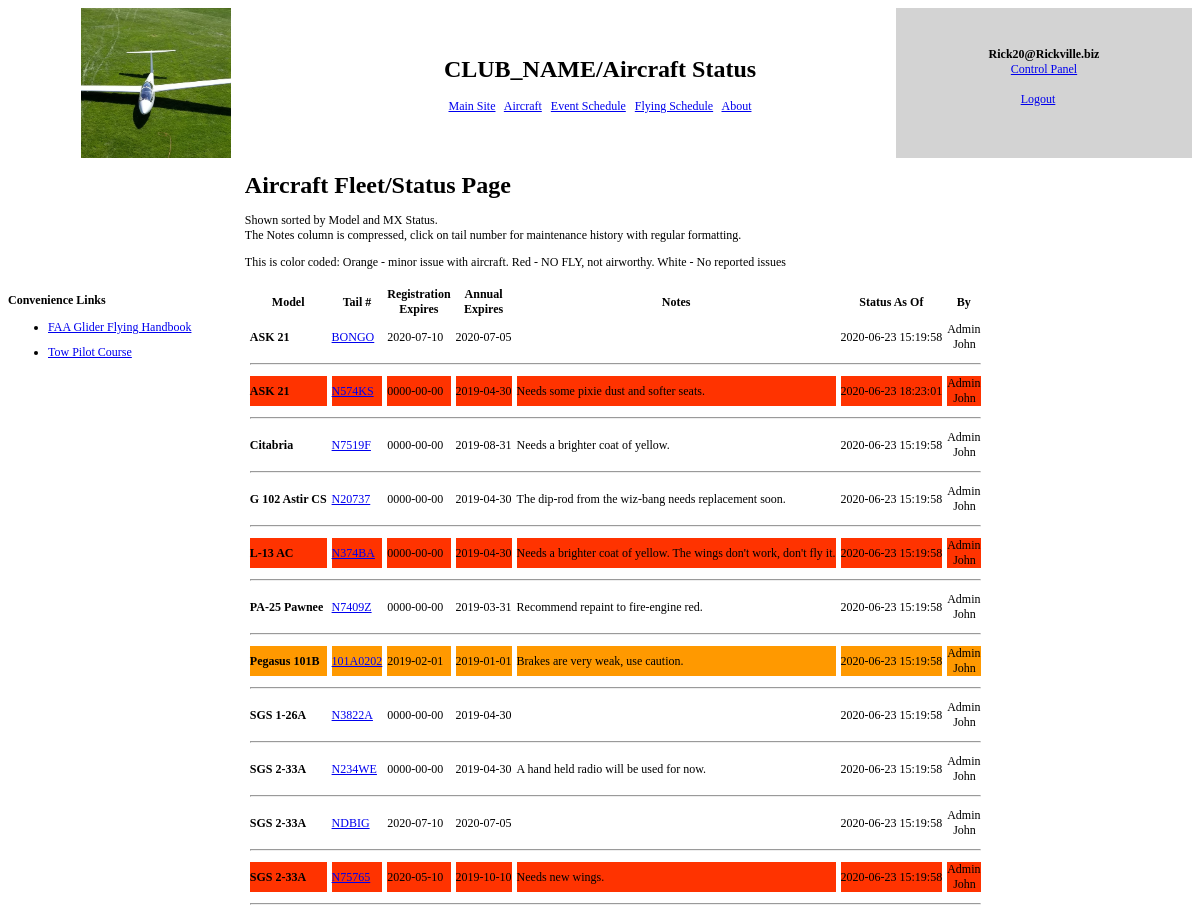
Screenshot of /glider_status.php (signed in) with the database file from the repository.
### tables this page shows
CREATE TABLE `GliderStatus` (
  `tailNum` char(20) NOT NULL,
  `GliderID` int(11) NOT NULL,
  `regExpire` date NOT NULL,
  `annualExpire` date NOT NULL,
  `status` enum('GREEN','ORANGE','RED') NOT NULL DEFAULT 'GREEN',
  `mxNotes` text NOT NULL,
  `updated` timestamp NOT NULL DEFAULT CURRENT_TIMESTAMP ON UPDATE CURRENT_TIMESTAMP,
  `updatedBy` mediumint(9) NOT NULL,
  PRIMARY KEY (`tailNum`),
  UNIQUE KEY `tailIndex` (`tailNum`),
  KEY `fk_gid` (`GliderID`),
  KEY `fk_memberID` (`updatedBy`),
  CONSTRAINT `fk_gid` FOREIGN KEY (`GliderID`) REFERENCES `Glider` (`GliderID`) ON DELETE CASCADE,
  CONSTRAINT `fk_memberID` FOREIGN KEY (`updatedBy`) REFERENCES `Members` (`MemberID`)
);

CREATE TABLE `Glider` (
  `GliderID` int(11) NOT NULL AUTO_INCREMENT,
  `mfg` char(20) NOT NULL,
  `model` char(20) NOT NULL,
  `type` enum('Glider','Tow','Other') NOT NULL DEFAULT 'Glider',
  `vne` char(20) NOT NULL,
  `vrough` char(20) NOT NULL,
  `vfinal` char(20) NOT NULL,
  `vglide` char(20) NOT NULL,
  `vsink` char(20) NOT NULL,
  `vstall` char(20) NOT NULL,
  `glideRatio` char(20) NOT NULL,
  `maxG` char(20) NOT NULL,
  `descrip` text NOT NULL,
  `photo` char(20) NOT NULL DEFAULT 'glider_0.jpg',
  `pohURL` char(120) NOT NULL DEFAULT 'http://flsc.org/Links.php#poh',
  `seats` tinyint(4) NOT NULL DEFAULT '1',
  PRIMARY KEY (`GliderID`),
  UNIQUE KEY `GliderID` (`GliderID`),
  UNIQUE KEY `nameIndex` (`model`)
);

CREATE TABLE `Members` (
  `MemberID` mediumint(9) NOT NULL AUTO_INCREMENT,
  `emailAddr` varchar(50) DEFAULT NULL,
  `lastName` varchar(30) NOT NULL,
  `firstName` varchar(30) NOT NULL,
  `memberType` enum('Regular','Special Tow Pilot','Social','Junior','Distant','Emeritur','Other','Inactive','None') NOT NULL,
  `pilot` enum('Pre Solo','Private','Commercial','Post Solo','Not Applicable','CFI-G') NOT NULL,
  `otherPilot` set('SEL','MEL','Commercial SEL','Commercial MEL','CFI','CFII','ATP','Instrument','Tail Wheel','Tow','None') NOT NULL DEFAULT 'None',
  `checkout` set('L13AC','L13AC_back','ASK21','ASK21_back','Grobe102','SGS_1-26','SGS_2-33','SGS_2-33_Back','Citabria','Pawnee','Ground_launch') NOT NULL,
  `access` set('ADMIN','MEMBER','SCHEDULES','NONE','CFIG','BOARD','TOW') NOT NULL DEFAULT 'MEMBER',
  `coord` set('OPS','TOW','CFIG') NOT NULL,
  `badge` set('A','B','C','Bronze','Silver','Silver Altitude','Silver Distance','Silver Duration','Gold','Gold Altitude','Gold Distance','Diamond','Diamond Altitude','Diamond Distance','Diamond Goal','750K Diploma','1000K Diploma','2000K Diploma','None') NOT NULL DEFAULT 'None',
  `password` varchar(40) DEFAULT NULL,
  `reset` char(40) DEFAULT 'n/a',
  `photo` char(80) NOT NULL DEFAULT 'no_photo.png',
  `family` varchar(30) DEFAULT NULL,
  `middleName` varchar(30) DEFAULT NULL,
  `street` varchar(30) NOT NULL,
  `city` varchar(30) NOT NULL,
  `state` char(20) NOT NULL DEFAULT '',
  `zip` varchar(10) NOT NULL,
  `phone` varchar(30) NOT NULL,
  `phone2` varchar(30) DEFAULT NULL,
  `lastUpdate` timestamp NOT NULL DEFAULT CURRENT_TIMESTAMP ON UPDATE CURRENT_TIMESTAMP,
  `lastIP` char(20) NOT NULL DEFAULT 'n/a',
  `lastActive` datetime NOT NULL DEFAULT '2000-01-01 00:00:00',
  `keepLogin` char(60) NOT NULL DEFAULT '',
  `mentorID` mediumint(9) DEFAULT '0',
  `memberSince` char(4) NOT NULL DEFAULT '',
  `towMed` date NOT NULL,
  `bfr` date NOT NULL,
  `suffix` char(4) NOT NULL,
  `notes` text NOT NULL,
  `about` text NOT NULL,
  PRIMARY KEY (`MemberID`),
  UNIQUE KEY `emailAddr` (`emailAddr`),
  UNIQUE KEY `nameIndex` (`firstName`,`middleName`,`lastName`,`suffix`)
);

### lib/db_funcs.inc (called while the page is built, shortened)
<?
function DB_Query ($conn, $query, &$results) {
    global $useDB;
    $results = array();
    $query = preg_replace('/\n/', ' ', $query);
    if ($useDB == "mysql") {
        $result = mysqli_query($conn, $query);
    }
    if (!strncasecmp($query, "select", 6) || !strncasecmp($query, "show", 4)
        || !strncasecmp($query, "describe", 8)) {
        if ($result) {
            if ($useDB == "mysql") {
                $array = mysqli_fetch_assoc($result);
            } else {
                $array = pg_fetch_array($result);
            }
            if ($array) {
                $count = 0;
                while($array) {
                    $results[$count] = $array;
                    $count ++;
                    if ($useDB == "mysql") {
                        $array = mysqli_fetch_assoc($result);
                    } else {
                        $array = pg_fetch_array($result);
                    }
                }
            } else {
                unset($results);
                return(0);
            }
        } else {
            return(SYSTEM_ERROR."unexpected case 1");
        }
    } else {
        if (!$result) {
            return(SYSTEM_ERROR."unexpected case 2");
        }
        return(0);
    }
}
?>

### glider_status.php (the view, shortened to what this page needs)
<?
require("./php_includes.inc");
require("./lib/header.inc");
?>
        <div  id="divContent">
            <h3><span style="font-size: 24px;">Aircraft Fleet/Status Page</span></h3>
            <p>Shown sorted by Model and MX Status. <br />The Notes column is compressed, click on tail number for maintenance history with regular formatting.
            </p>
            <p>This is color coded:
                Orange - minor issue with aircraft. Red - NO FLY, not airworthy. White&nbsp;-&nbsp;No&nbsp;reported&nbsp;issues
            </p>
            <table cellspacing="5" cellpadding="0" border="0" >
                <tbody>
                    <tr>
                        <th>Model</th>
                        <th>Tail #</th>
                        <th>Registration<br />Expires</th>
                        <th>Annual<br />Expires</th>
                        <th>Notes</th>
                        <th>Status As Of</th>
                        <th>By</th>
                    </tr>
<?
$sql = "SELECT * FROM Glider g, GliderStatus s, Members m WHERE g.GliderID = s.GliderID AND s.updatedBy = m.MemberID ORDER BY model, status, tailNum";
if ($msg = DB_Query($Conn, $sql, $results)) {
    DisplayMessage("Display aircraft status",  "query failed ($msg)");
}
$colArray = array('model', 'tailNum', 'regExpire', 'annualExpire', 'mxNotes', 'updated');
foreach ($results as $row) {
    $status = $row['status'];
    $bgStyle = '';
    if ($status == 'RED') {
        $bgStyle = 'style="background-color: #ff3300"';
    } else if ($status == 'ORANGE') {
        $bgStyle = 'style="background-color: #ff9900"';
    }
    echo "<tr $bgStyle>\n";
    foreach ($colArray as $col) {
        $value = $row[$col];
        if ($col == 'model') {
            $value = "<b>$value</b>";
        } else if ($col == 'tailNum') {
            $value = "<a href=edit_glider_status.php?tailNum=$value&GliderID=$row[GliderID]>$value</a>";
        }
       echo "<td>$value</td>\n";
    }
    echo "<td>" . $row['lastName'] . "<br />&nbsp;&nbsp;" . $row['firstName'] . "</td>\n";
    echo "</tr>\n";
    echo "<tr><td colspan=7><hr /></td></tr>\n";
}
?>
                </tbody>
            </table>
            </table>
<?php
  require 'footer.inc';
?>

### css/fly.css (style rules this page uses)
body { font-family: verdana; font-size: 12px }

### rows the page displays
gliderstatus: GliderID.model "ASK 21", tailNum "BONGO", regExpire "2020-07-10", annualExpire "2020-07-05", updated "2020-06-23 15:19:58", updatedBy.lastName "Admin", updatedBy.firstName "John"
gliderstatus: GliderID.model "ASK 21", tailNum "N574KS", regExpire "0000-00-00", annualExpire "2019-04-30", mxNotes "Needs some pixie dust and softer seats.", updated "2020-06-23 18:23:01", updatedBy.lastName "Admin", updatedBy.firstName "John"
gliderstatus: GliderID.model "Citabria", tailNum "N7519F", regExpire "0000-00-00", annualExpire "2019-08-31", mxNotes "Needs a brighter coat of yellow.", updated "2020-06-23 15:19:58", updatedBy.lastName "Admin", updatedBy.firstName "John"
gliderstatus: GliderID.model "G 102 Astir CS", tailNum "N20737", regExpire "0000-00-00", annualExpire "2019-04-30", mxNotes "The dip-rod from the wiz-bang needs replacement soon.", updated "2020-06-23 15:19:58", updatedBy.lastName "Admin", updatedBy.firstName "John"
gliderstatus: GliderID.model "L-13 AC", tailNum "N374BA", regExpire "0000-00-00", annualExpire "2019-04-30", mxNotes "Needs a brighter coat of yellow. The wings don't work, don't fly it.", updated "2020-06-23 15:19:58", updatedBy.lastName "Admin", updatedBy.firstName "John"
gliderstatus: GliderID.model "PA-25 Pawnee", tailNum "N7409Z", regExpire "0000-00-00", annualExpire "2019-03-31", mxNotes "Recommend repaint to fire-engine red.", updated "2020-06-23 15:19:58", updatedBy.lastName "Admin", updatedBy.firstName "John"
gliderstatus: GliderID.model "Pegasus 101B", tailNum "101A0202", regExpire "2019-02-01", annualExpire "2019-01-01", mxNotes "Brakes are very weak, use caution.", updated "2020-06-23 15:19:58", updatedBy.lastName "Admin", updatedBy.firstName "John"
gliderstatus: GliderID.model "SGS 1-26A", tailNum "N3822A", regExpire "0000-00-00", annualExpire "2019-04-30", updated "2020-06-23 15:19:58", updatedBy.lastName "Admin", updatedBy.firstName "John"
gliderstatus: GliderID.model "SGS 2-33A", tailNum "N234WE", regExpire "0000-00-00", annualExpire "2019-04-30", mxNotes "A hand held radio will be used for now.", updated "2020-06-23 15:19:58", updatedBy.lastName "Admin", updatedBy.firstName "John"
gliderstatus: GliderID.model "SGS 2-33A", tailNum "NDBIG", regExpire "2020-07-10", annualExpire "2020-07-05", updated "2020-06-23 15:19:58", updatedBy.lastName "Admin", updatedBy.firstName "John"
gliderstatus: GliderID.model "SGS 2-33A", tailNum "N75765", regExpire "2020-05-10", annualExpire "2019-10-10", mxNotes "Needs new wings.", updated "2020-06-23 15:19:58", updatedBy.lastName "Admin", updatedBy.firstName "John"

### other values shown
$title "CLUB_NAME/Aircraft Status"
$name "Rick20@Rickville.biz"
